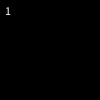
Frame 1 (no input)
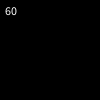
Frame 60 (the mouse pressed at the canvas centre just before this capture)
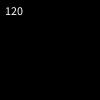
Frame 120 (the mouse held since frame 60 and released just before this capture)

The Processing sketch that drew these frames (run headless with seeded random() and noise(); from frame 60 on, the mouse is pressed at the canvas centre):

// Processing sketch: pause_a_sketch_with_a_click
// ── pause_a_sketch_with_a_click.pde
boolean paused = false;

void setup() {
  size (100, 100);
}

void draw() {
  background(0);
  text(str(frameCount), 5, 15);
}

void mouseClicked() {
  paused = !paused;
  if (paused) {
    noLoop();
  } else {
    loop();
  }
}
